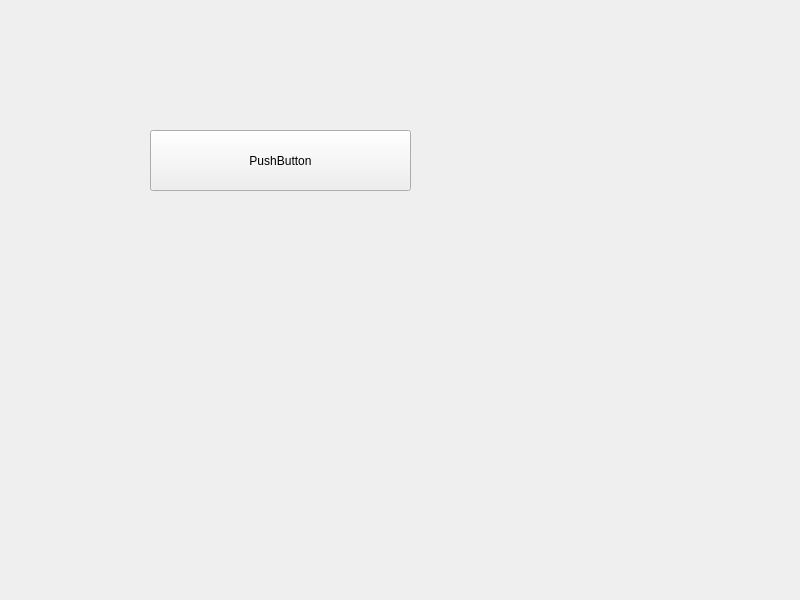
<?xml version="1.0" encoding="UTF-8"?>
<ui version="4.0">
 <class>Widget</class>
 <widget class="QWidget" name="Widget">
  <property name="geometry">
   <rect>
    <x>0</x>
    <y>0</y>
    <width>800</width>
    <height>600</height>
   </rect>
  </property>
  <property name="windowTitle">
   <string>Widget</string>
  </property>
  <widget class="QPushButton" name="pushButton">
   <property name="geometry">
    <rect>
     <x>150</x>
     <y>130</y>
     <width>261</width>
     <height>61</height>
    </rect>
   </property>
   <property name="text">
    <string>PushButton</string>
   </property>
  </widget>
 </widget>
 <resources/>
 <connections/>
</ui>
